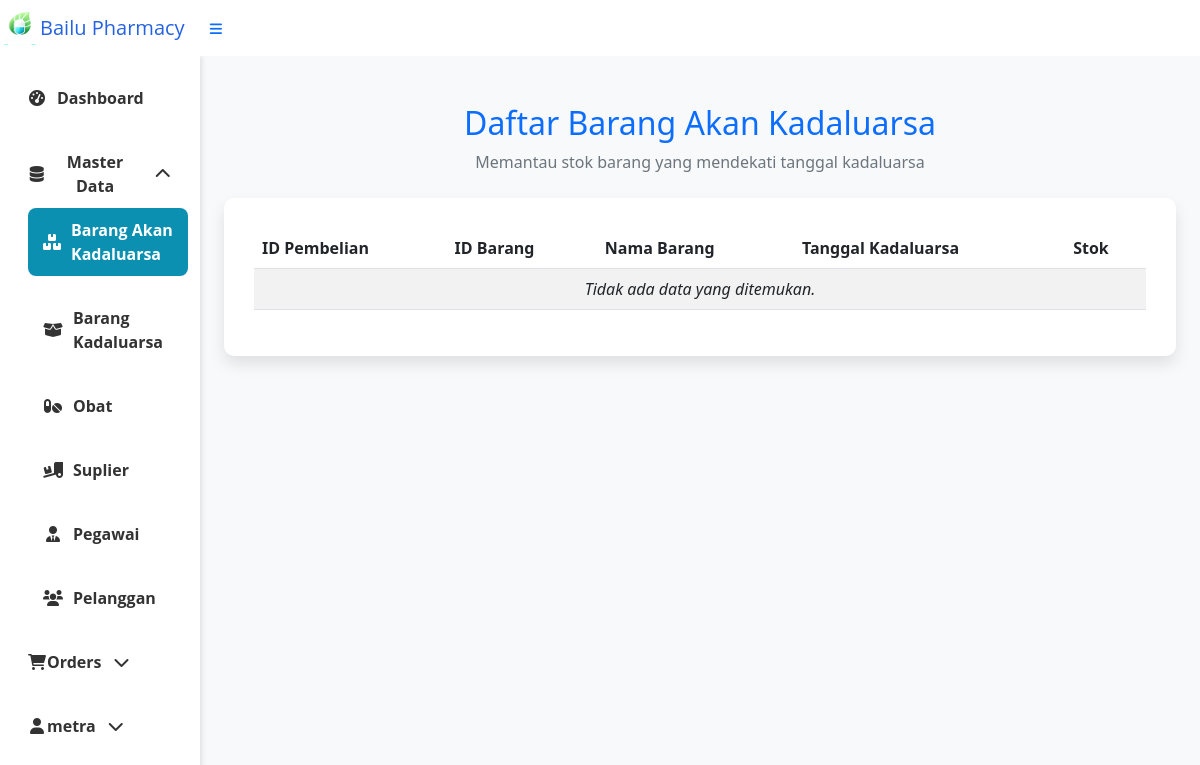
Before: /index.php?page=barangAkanKadarluarsa (signed in) with the older database file.
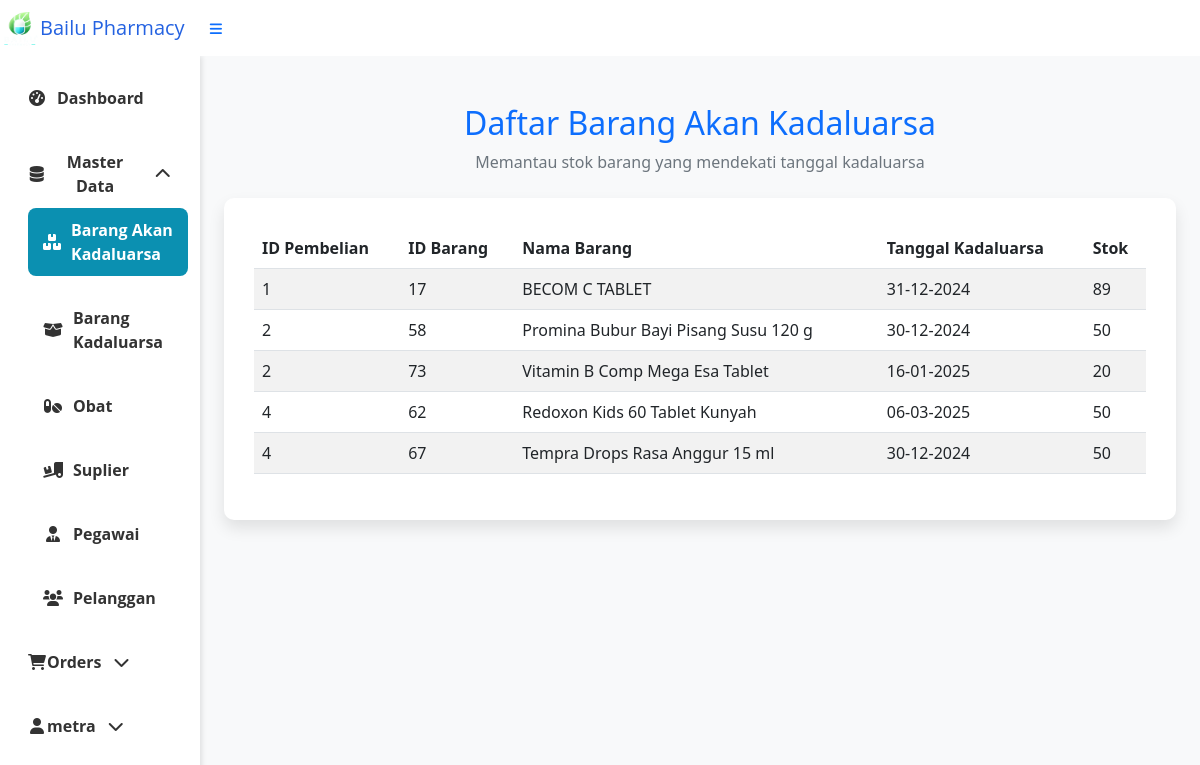
After: the same page with the newer database file.
### tables this page shows
CREATE TABLE `tb_pembelian_detail` (
  `Id_obat` int(3) DEFAULT NULL,
  `Id_pembelian` int(5) DEFAULT NULL,
  `tanggal_kadarluarsa` date DEFAULT NULL,
  `jumlah_item` int(5) DEFAULT NULL,
  `harga_satuan` int(10) DEFAULT NULL,
  KEY `Id_obat` (`Id_obat`),
  KEY `Id_pembelian` (`Id_pembelian`),
  CONSTRAINT `tb_pembelian_detail_ibfk_1` FOREIGN KEY (`Id_obat`) REFERENCES `tb_obat` (`Id_Obat`),
  CONSTRAINT `tb_pembelian_detail_ibfk_2` FOREIGN KEY (`Id_pembelian`) REFERENCES `tb_pembelian` (`Id_pembelian`)
);

CREATE TABLE `tb_obat` (
  `Id_Obat` int(3) NOT NULL AUTO_INCREMENT,
  `Nama_Obat` varchar(50) NOT NULL,
  `Stok_obat` int(5) NOT NULL,
  `Harga_satuan` int(8) NOT NULL,
  `foto_obat` longblob NOT NULL,
  `Id_jenis` int(3) NOT NULL,
  PRIMARY KEY (`Id_Obat`),
  KEY `Id_jenis` (`Id_jenis`),
  CONSTRAINT `tb_obat_ibfk_1` FOREIGN KEY (`Id_jenis`) REFERENCES `tb_jenis_obat` (`Id_jenis`)
);

### barangAkanKadarluarsa.php (the view, shortened to what this page needs)
<?php
$mysqli = new mysqli("localhost", "root", "", "apotek");
$query = "
    SELECT
        tb_pembelian_detail.`Id_pembelian`,
        tb_obat.`Id_Obat`,
        tb_obat.`Nama_Obat`,
        tb_pembelian_detail.`tanggal_kadarluarsa`,
        tb_pembelian_detail.`jumlah_item`
    FROM
        tb_pembelian_detail
    JOIN
        tb_obat
        ON tb_obat.`Id_Obat` = tb_pembelian_detail.`Id_obat`
    WHERE
        tb_pembelian_detail.`tanggal_kadarluarsa` BETWEEN CURDATE() AND DATE_ADD(CURDATE(), INTERVAL 3 MONTH)
";
$result = $mysqli->query($query);
?>
<!DOCTYPE html>
<html lang="id">
<head>
    <link href="https://cdn.jsdelivr.net/npm/bootstrap@5.3.0/dist/css/bootstrap.min.css" rel="stylesheet">
</head>
<body>
    <div class="container my-5">
        <div class="mb-4">
            <h2 class="text-center text-primary">Daftar Barang Akan Kadaluarsa</h2>
            <p class="text-center text-secondary">Memantau stok barang yang mendekati tanggal kadaluarsa</p>
        </div>
        <div class="table-wrapper">
            <table class="table table-striped table-hover">
                <thead class="table-header">
                    <tr>
                        <th scope="col">ID Pembelian</th>
                        <th scope="col">ID Barang</th>
                        <th scope="col">Nama Barang</th>
                        <th scope="col">Tanggal Kadaluarsa</th>
                        <th scope="col">Stok</th>
                    </tr>
                </thead>
                <tbody>
                    <?php
                    if ($result->num_rows > 0) {
                        while ($row = $result->fetch_assoc()) {
                            echo "<tr>";
                            echo "<td>" . htmlspecialchars($row['Id_pembelian']) . "</td>";
                            echo "<td>" . htmlspecialchars($row['Id_Obat']) . "</td>";
                            echo "<td>" . htmlspecialchars($row['Nama_Obat']) . "</td>";
                            echo "<td>" . htmlspecialchars(date("d-m-Y", strtotime($row['tanggal_kadarluarsa']))) . "</td>";
                            echo "<td>" . htmlspecialchars($row['jumlah_item']) . "</td>";
                            echo "</tr>";
                        }
                    } else {
                        echo "<tr><td colspan='5' class='no-data'>Tidak ada data yang ditemukan.</td></tr>";
                    }
                    ?>
                </tbody>
            </table>
        </div>
    </div>
</body>
</html>

Changed rows visible on the page:
added tb_pembelian_detail: Id_pembelian "1", Id_obat.Id_Obat "17", Id_obat.Nama_Obat "BECOM C TABLET", tanggal_kadarluarsa "31-12-2024", jumlah_item "89"
added tb_pembelian_detail: Id_pembelian "2", Id_obat.Id_Obat "58", Id_obat.Nama_Obat "Promina Bubur Bayi Pisang Susu 120 g", tanggal_kadarluarsa "30-12-2024", jumlah_item "50"
added tb_pembelian_detail: Id_pembelian "2", Id_obat.Id_Obat "73", Id_obat.Nama_Obat "Vitamin B Comp Mega Esa Tablet", tanggal_kadarluarsa "16-01-2025", jumlah_item "20"
added tb_pembelian_detail: Id_pembelian "4", Id_obat.Id_Obat "62", Id_obat.Nama_Obat "Redoxon Kids 60 Tablet Kunyah", tanggal_kadarluarsa "06-03-2025", jumlah_item "50"
added tb_pembelian_detail: Id_pembelian "4", Id_obat.Id_Obat "67", Id_obat.Nama_Obat "Tempra Drops Rasa Anggur 15 ml", tanggal_kadarluarsa "30-12-2024", jumlah_item "50"
Other visible differences:
text no longer shown: "Tidak ada data yang ditemukan."
